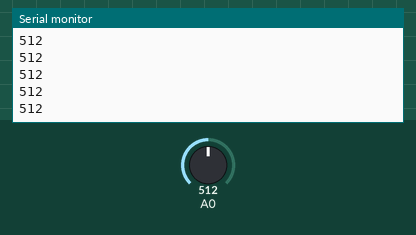
Simulated run of this sketch. Board: Arduino Uno, built with avr-gcc and run on an emulated ATmega328P. Parts: the last lines printed to the serial monitor. The inputs (shaded band) are chosen by the test bench; at power-on: A0 = 512.

Above: at 1.2 s.
1.3 s: A0 set to 716
At 2.2 s:
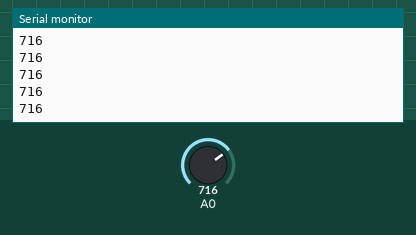
2.8 s: A0 set to 900
At 3.4 s:
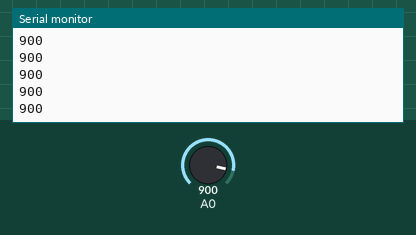
Timing chart, 0 to 5.8 s (numbered marks = the images above; inputs shaded):
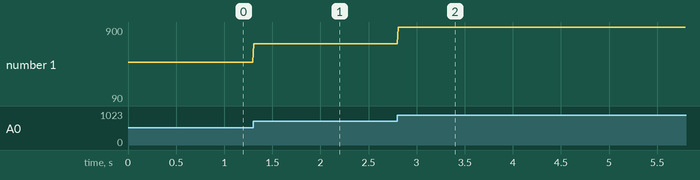

Measured:
- after the input at 1.3 s, the serial monitor: prints a new line at once (image 1)
- after the input at 2.8 s, the serial monitor: prints a new line at once (image 2)
- plotted number 1: 512 → 716 after the input at 1.3 s, 716 → 90 after the input at 2.8 s

The sketch:

ArduinoLM386.ino
```cpp
//LM386 音頻處理晶片
/*
 * 接線方式
 * A0 : A0
 * G :GND
 * + :5V
 * D0 : 不接
 */
void setup() {
  Serial.begin(9600);
  delay(2);
}

void loop() {
  //讀取 A0 的值
  int sensorValue = analogRead(A0);

  //if(sensorValue > 35){
    Serial.println(sensorValue);
  //}
  delay(10);

}
```
